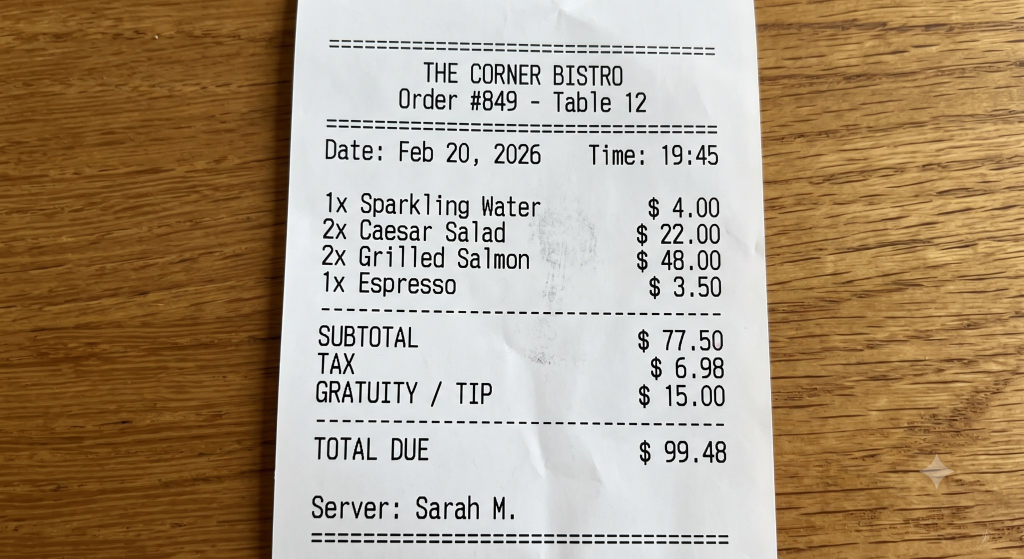
#> input picture samples/receipt_1.jpg, 2048 x 1117 px (shown at 1/2 size)
$ python -i preprocess.py   (imports and definitions only)
#> lines starting #> are read from the running program, lines starting #| are printed output that depends on the picture; after the words box and inside, x2 and y2 are one past the last pixel; in counts of white or black regions, pixels touching at a corner belong together
#> further down, picture is the input picture: shape (1117, 2048, 3); mean B, G, R 122.4, 148.5, 169.2
"""Image preparation for OCR. Phone photos of receipts are the hard case: wood-grain backgrounds,
shadows, creases. We crop to the paper, upscale, and produce a few variants; the extractor keeps
whichever variant yields the most self-consistent parse."""
import io

import cv2
import numpy as np
from PIL import Image


def load_image(data: bytes) -> np.ndarray:
    img = Image.open(io.BytesIO(data))
    img.load()
    img = img.convert("RGB")
    return cv2.cvtColor(np.array(img), cv2.COLOR_RGB2BGR)


def _crop_receipt(img: np.ndarray) -> np.ndarray | None:
    """Find the paper: a large bright, low-saturation region. Returns None if it looks unreliable."""
    h, w = img.shape[:2]
#> h = 1117; w = 2048
    hsv = cv2.cvtColor(img, cv2.COLOR_BGR2HSV)
#> hsv: shape (1117, 2048, 3); mean H, S, V 48.9, 100.1, 171.2
    mask = ((hsv[..., 1] < 60) & (hsv[..., 2] > 150)).astype(np.uint8) * 255
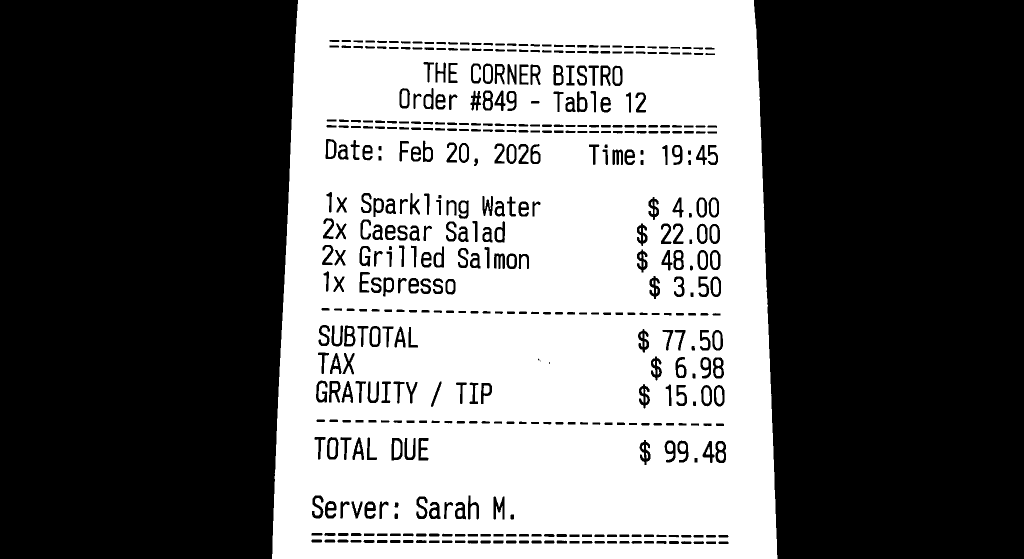
#> mask: shape (1117, 2048) (shown at 1/2 size); 43% white; 102 white regions, largest, box (x1, y1, x2, y2) and area: (544, 0, 1555, 1117) 969287, (788, 881, 801, 915) 400, (659, 880, 672, 914) 397
    mask = cv2.morphologyEx(mask, cv2.MORPH_CLOSE, np.ones((25, 25), np.uint8))
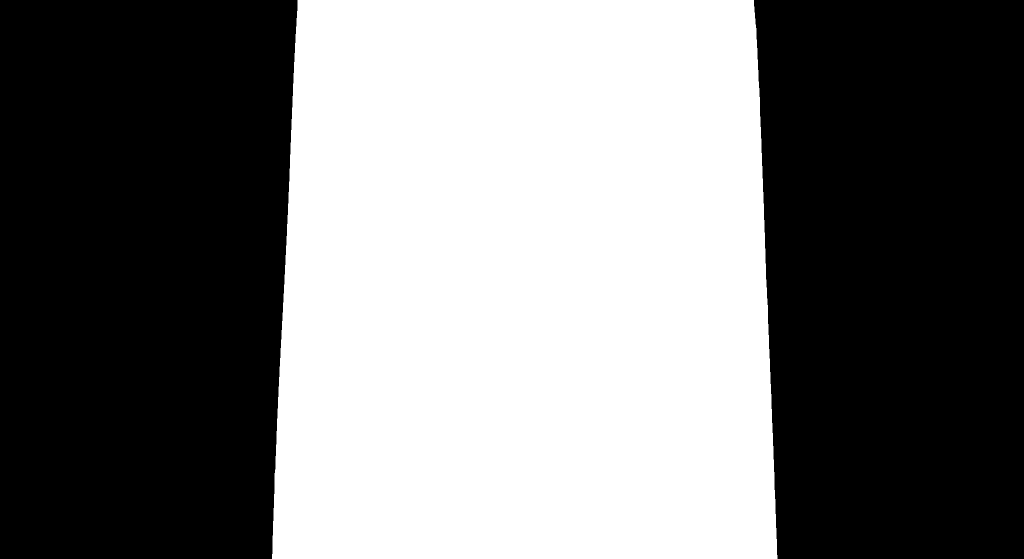
#> mask: shape (1117, 2048) (shown at 1/2 size); 47.1% white; 1 white region, box (x1, y1, x2, y2) and area: (544, 0, 1555, 1117) 1077264
    mask = cv2.morphologyEx(mask, cv2.MORPH_OPEN, np.ones((15, 15), np.uint8))
#> mask: shape (1117, 2048); 47.1% white; 1 white region
    cnts, _ = cv2.findContours(mask, cv2.RETR_EXTERNAL, cv2.CHAIN_APPROX_SIMPLE)
#> cnts = 1 contour; box (x1, y1, x2, y2) and area: (544, 0, 1554, 1117) 1075180
    if not cnts:
        return None
    x, y, cw, ch = cv2.boundingRect(max(cnts, key=cv2.contourArea))
#> x = 544; y = 0; cw = 1010; ch = 1117
    if cw * ch < 0.08 * w * h or cw * ch > 0.9 * w * h:  # tiny blob, or "crop" is the whole frame
        return None
    pad = 10
    return img[max(y - pad, 0) : y + ch + pad, max(x - pad, 0) : x + cw + pad]
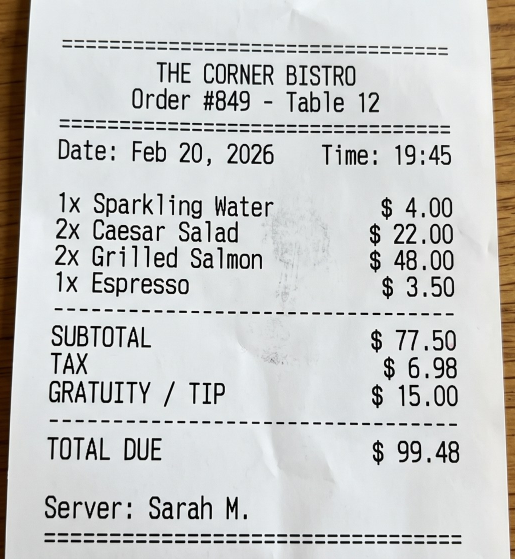
#> returned value: shape (1117, 1030, 3) (shown at 1/2 size); mean of channels 0, 1, 2 198.7, 200.2, 199.6; drawn as B, G, R


def _upscale(gray: np.ndarray, target_w: int = 2000) -> np.ndarray:
#> called with target_w = 2000
    scale = target_w / gray.shape[1]
#> scale = 1.94
    if scale > 1.0:
        return cv2.resize(gray, None, fx=scale, fy=scale, interpolation=cv2.INTER_CUBIC)
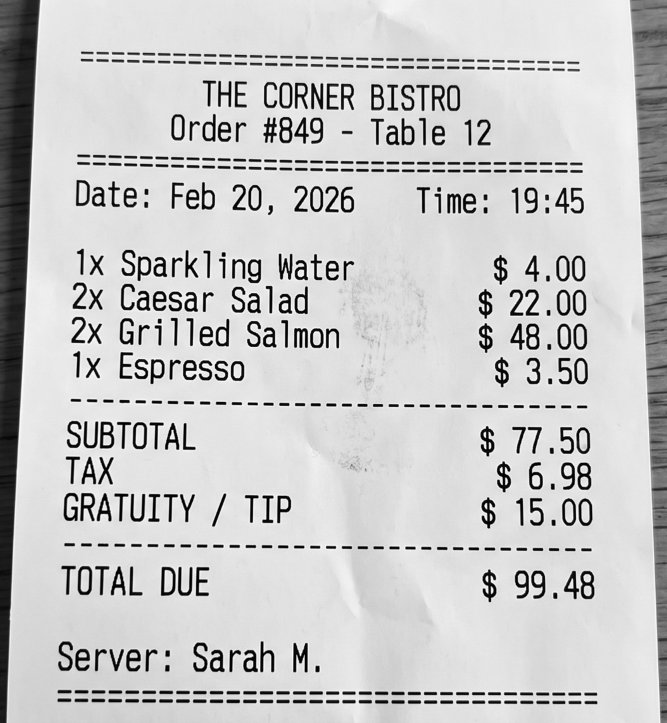
#> returned value: shape (2169, 2000) (shown at 1/3 size); min 0, max 255, mean 199.8
    return gray


def _threshold(gray: np.ndarray) -> np.ndarray:
    return cv2.adaptiveThreshold(gray, 255, cv2.ADAPTIVE_THRESH_GAUSSIAN_C, cv2.THRESH_BINARY, 41, 15)


def variants(img: np.ndarray) -> list[tuple[str, np.ndarray]]:
    crop = _crop_receipt(img)
    base = crop if crop is not None else img
    gray = _upscale(cv2.cvtColor(base, cv2.COLOR_BGR2GRAY))
    clahe = cv2.createCLAHE(clipLimit=2.5, tileGridSize=(8, 8)).apply(gray)
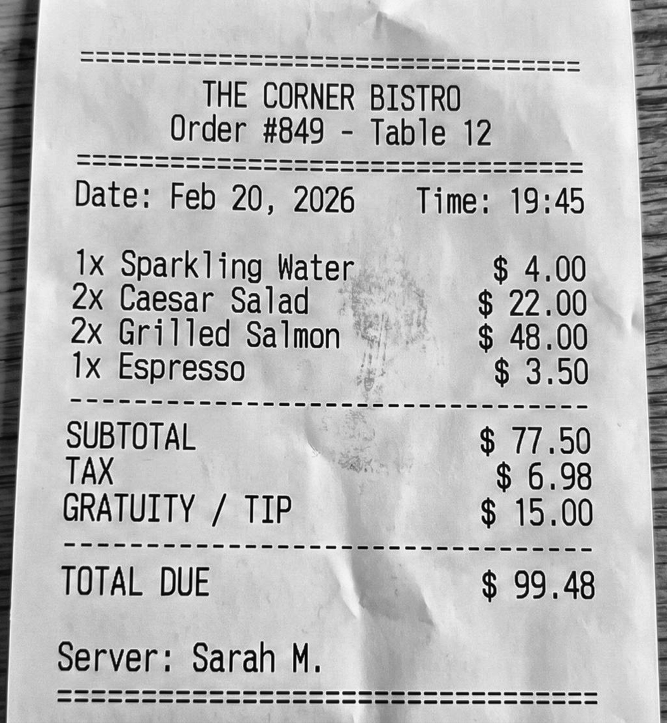
#> clahe: shape (2169, 2000) (shown at 1/3 size); min 1, max 255, mean 183.9
    out = [("threshold", _threshold(gray)), ("clahe", clahe)]
#> in _threshold, `return cv2.adaptiveThreshold(gray, 255, cv2.ADAPTIVE_THRESH_GAUSSIAN_C..`:
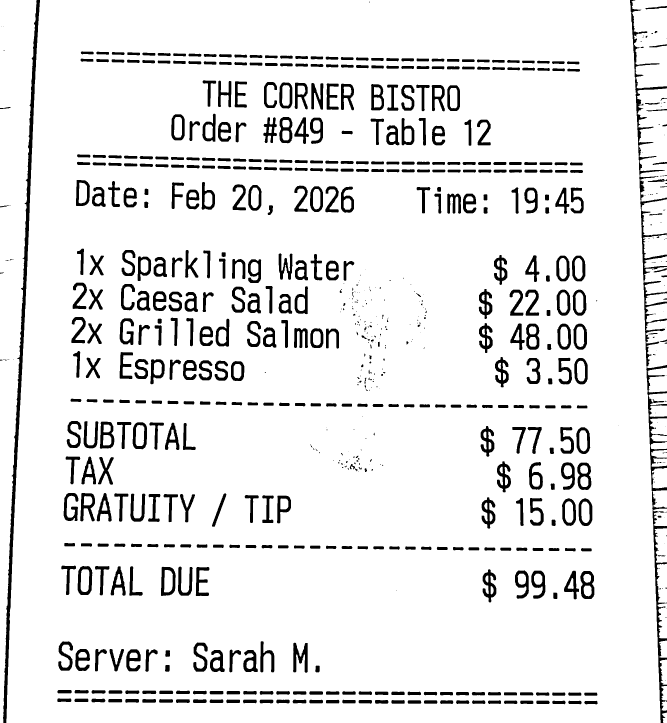
#> returned value: shape (2169, 2000) (shown at 1/3 size); 91.1% white; 754 black regions (215 under 20 px), largest, box (x1, y1, x2, y2) and area: (1890, 0, 2000, 2169) 23914, (9, 0, 120, 2169) 21806, (879, 1928, 923, 2018) 2126
    if crop is None:  # no clean paper region (stained / cluttered photo): add a 2x-upscaled pass
        big = cv2.resize(gray, None, fx=2, fy=2, interpolation=cv2.INTER_CUBIC)
        out.append(("threshold-2x", _threshold(big)))
    return out

>>> import cv2
>>> picture = cv2.imread('../samples/receipt_1.jpg')
>>> result = variants(picture)
#> result = 2 items
